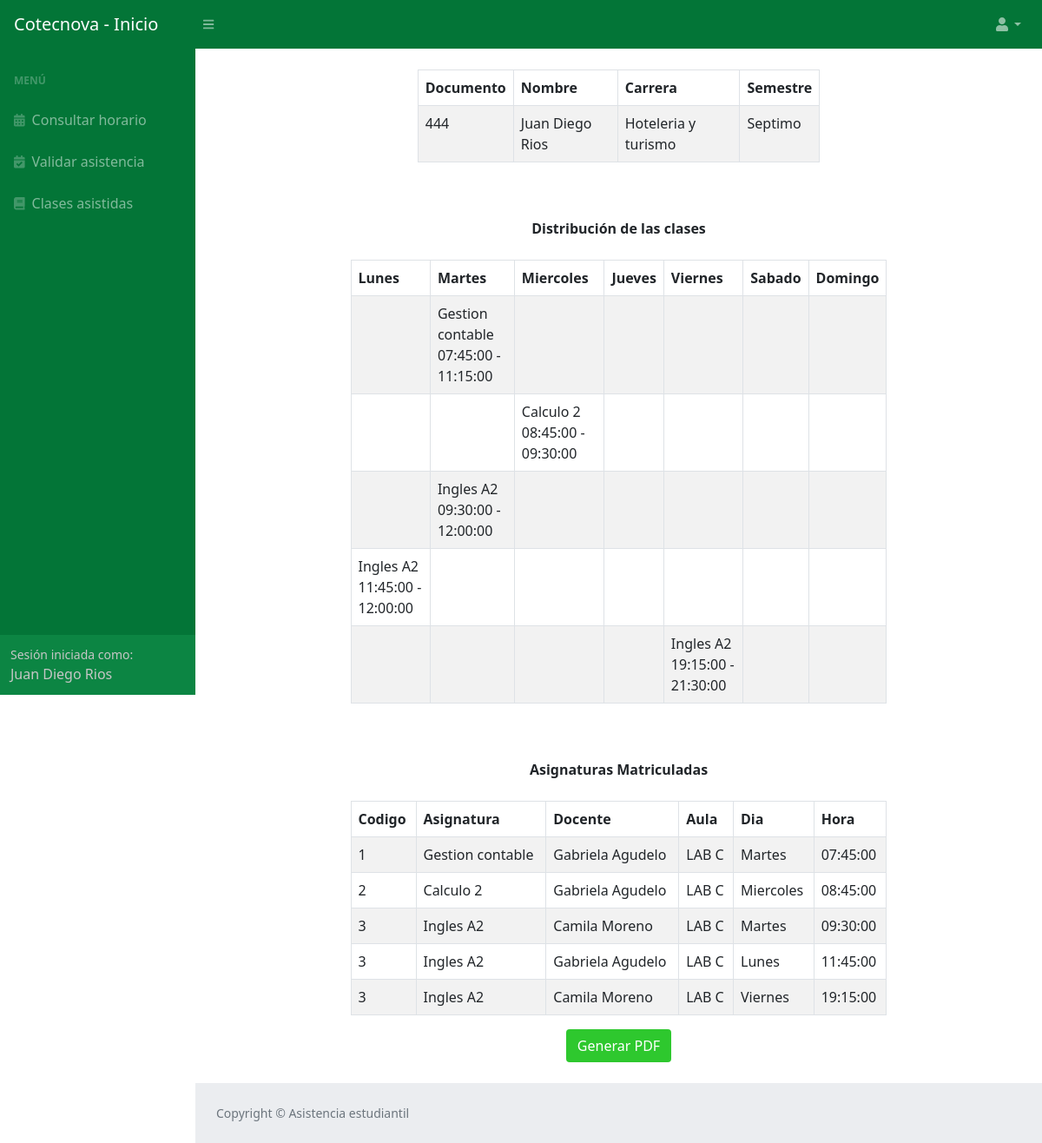
/consultar_horario.php (signed in), run on the app's committed database.
### tables this page shows
CREATE TABLE `estudiante` (
  `id_estudiante` int(11) NOT NULL COMMENT 'Identificador del estudiante',
  `documento` varchar(45) NOT NULL COMMENT 'Documento del estudiante',
  `nombres` varchar(45) NOT NULL COMMENT 'Nombres del estudiante',
  `apellidos` varchar(45) NOT NULL COMMENT 'Apellidos del estudiante',
  `jornada` varchar(45) NOT NULL COMMENT 'Jornada del estudiante',
  `semestre` varchar(45) NOT NULL COMMENT 'Semestre en el que se encuentra',
  `clave` varchar(45) NOT NULL COMMENT 'Clave del estudiante',
  `correo` varchar(255) NOT NULL COMMENT 'Correo el estudiante',
  `estado` int(11) NOT NULL COMMENT 'Activo o inactivo',
  `Carrera_id_carrera` int(11) NOT NULL COMMENT 'Id de la carrera que cursa',
  `tipo_usuario_id_tipo_usuario` int(11) NOT NULL COMMENT 'Id del tipo de usuario'
);

CREATE TABLE `carrera` (
  `id_carrera` int(11) NOT NULL COMMENT 'Id de la carrera',
  `nombre` varchar(45) NOT NULL COMMENT 'Nombre de la carrera',
  `estado` int(11) NOT NULL COMMENT 'Activa o inactiva'
);

CREATE TABLE `materia` (
  `id_materia` int(11) NOT NULL COMMENT 'Id de la materia',
  `nombre` varchar(45) NOT NULL COMMENT 'Nombre de la materia',
  `estado` int(11) NOT NULL COMMENT 'Activo o inactivo'
);

CREATE TABLE `docente` (
  `id_docente` int(11) NOT NULL COMMENT 'Identificador del docente',
  `documento` varchar(45) NOT NULL COMMENT 'Documento del docente',
  `nombres` varchar(45) NOT NULL COMMENT 'Nombres del docente\n\n',
  `apellidos` varchar(45) NOT NULL COMMENT 'Apellidos del docente',
  `clave` varchar(45) NOT NULL COMMENT 'Clave del docente',
  `correo` varchar(255) NOT NULL COMMENT 'Correo del docente',
  `tipo_usuario_id_tipo_usuario` int(11) NOT NULL COMMENT 'Tipo de usuario',
  `estado` int(11) NOT NULL COMMENT 'Activo o inactivo'
);

CREATE TABLE `aula` (
  `id_aula` int(11) NOT NULL COMMENT 'Id del aula',
  `nombre` varchar(45) NOT NULL COMMENT 'Nombre del aula',
  `estado` int(11) NOT NULL COMMENT 'Activa o inactiva'
);

CREATE TABLE `dias` (
  `id_dia` int(11) NOT NULL COMMENT 'Id el dia',
  `nombre` varchar(45) NOT NULL COMMENT 'Nombre del dia'
);

CREATE TABLE `clase` (
  `id_clase` int(11) NOT NULL COMMENT 'Id de la clase',
  `Dias_id_dia` int(11) NOT NULL COMMENT 'Id del dia',
  `hora` time NOT NULL COMMENT 'Hora de inicio de la clase',
  `horafin` time NOT NULL COMMENT 'Hora fin de la clase',
  `codigo` varchar(45) NOT NULL COMMENT 'Codigo de la clase',
  `Docente_id_docente` int(11) NOT NULL COMMENT 'Id del docente que la dara',
  `Aula_id_aula` int(11) NOT NULL COMMENT 'Id del aula en la que se vera',
  `Materia_id_materia` int(11) NOT NULL COMMENT 'Id de la materia que se vera',
  `Grupo_id_grupo` int(11) NOT NULL COMMENT 'Id del grupo asignado',
  `estado` int(11) NOT NULL COMMENT 'Estado de la clase'
);

### Modelo/MySQL.php (called while the page is built, shortened)
<?php
class MySQL{
    private $hostname  = "localhost";
    private $user = "root";
    private $password = "";
    private $database = "asistencia";
    private $conexion;
    public function conectar(){
        $this->conexion = mysqli_connect($this->hostname, $this->user, $this->password, $this->database);
    }
    public function efectuarConsulta($consulta){
        mysqli_query($this->conexion, "SET lc_time_names = 'es_ES'" );
        mysqli_query($this->conexion, "SET NAMES 'utf8'");
        mysqli_query($this->conexion, "SET CHARACTER 'utf8'");
       $this->resultadoConsulta = mysqli_query($this->conexion, $consulta);
        return $this->resultadoConsulta;
    }
}

### consultar_horario.php (the view, shortened to what this page needs)
<!DOCTYPE html>
<html lang="en">
<head>
    <link href="css/style2.css" rel="stylesheet" />
    <link href="css/styles.css" rel="stylesheet" />
</head>
<body class="sb-nav-fixed">
    <div id="container">
        <?php
        if (isset($_SESSION['tipousuario'])) {
            include("header_index.php");
        ?>
    </div>
    <?php
        require_once 'Modelo/MySQL.php';
        $mysql = new MySQL;
        $mysql->conectar();
        if (isset($_SESSION['idEstudiante'])) {
            $id_estudiante = $_SESSION['idEstudiante'];
            $datosestudiante = $mysql->efectuarConsulta("SELECT estudiante.id_estudiante, estudiante.documento, estudiante.nombres, estudiante.apellidos, estudiante.Carrera_id_carrera, estudiante.semestre, carrera.id_carrera, carrera.nombre from estudiante join carrera on estudiante.Carrera_id_carrera = carrera.id_carrera where estudiante.id_estudiante = " . $id_estudiante . "");
            while ($valores1 = mysqli_fetch_assoc($datosestudiante)) {
                $documento = $valores1['documento'];
                $nombres = $valores1['nombres'];
                $apellidos = $valores1['apellidos'];
                $carrera = $valores1['nombre'];
                $semestre = $valores1['semestre'];
            }
            $dhorario = $mysql->efectuarConsulta("SELECT estudiante.id_estudiante, clase.id_clase, clase.hora, clase.horafin, dias.id_dia, dias.nombre as nombredia, materia.nombre FROM estudiante JOIN grupo on estudiante.id_estudiante = grupo.Estudiante_id_estudiante join clase on clase.Grupo_id_grupo = grupo.id_grupo join materia on materia.id_materia = clase.Materia_id_materia join dias on dias.id_dia = clase.Dias_id_dia where estudiante.id_estudiante = " . $id_estudiante . " ORDER BY clase.hora, nombredia");
            $Amaterias = $mysql->efectuarConsulta("SELECT estudiante.id_estudiante, grupo.Estudiante_id_estudiante, materia.nombre as nombremateria, materia.id_materia, docente.nombres, docente.apellidos, aula.nombre as nombreaula, dias.nombre as nombredia, clase.hora FROM estudiante JOIN grupo on estudiante.id_estudiante = grupo.Estudiante_id_estudiante join clase on clase.Grupo_id_grupo = grupo.id_grupo join materia on materia.id_materia = clase.Materia_id_materia join docente on docente.id_docente = clase.Docente_id_docente join aula on aula.id_aula = clase.Aula_id_aula join dias on dias.id_dia = clase.Dias_id_dia where estudiante.id_estudiante = " . $id_estudiante . " order by clase.hora");
            $horario = [];
            while ($valores1 = mysqli_fetch_assoc($dhorario)) {
                $hora = $valores1['hora'];
                $horafin = $valores1['horafin'];
                if (!isset($horario[$hora])) {
                    $horario[$hora] = ['', '', '', '', '', '', ''];
                }
                $horario[$hora][$valores1['id_dia'] - 1] = $valores1['nombre'] . " " . $hora . " - " . $horafin;
            }
        }
        if ($_SESSION['tipousuario'] == 1) {
    ?>
    <br>
        <div id="layoutSidenav">
            <div id="layoutSidenav_content">
                <main>
                    <div class="container-fluid px-4">
                        <div class="row">
                            <center>
                                <div class="col-md-6 col-md-offset-3">
                                    <table id="" class="table table-striped table-bordered" style="width:100%">
                                        <thead>
                                            <tr>
                                                <th scope="col">Documento</th>
                                                <th scope="col">Nombre</th>
                                                <th scope="col">Carrera</th>
                                                <th scope="col">Semestre</th>
                                            </tr>
                                        </thead>
                                        <tbody>
                                            <tr>
                                                <td><?php echo $documento ?></td>
                                                <td><?php echo $nombres . " " . $apellidos ?></td>
                                                <td><?php echo $carrera ?></td>
                                                <td><?php echo $semestre ?></td>
                                            </tr>
                                        </tbody>
                                    </table>
                                </div>
                            </center>
                        </div>
                        <br><br>
                        <center>
                            <b>
                                <p class="mb-4">Distribuci&oacute;n de las clases</p>
                            </b>
                        </center>
                        <div class="row">
                            <center>
                                <div class="col-md-8 col-md-offset-3">
                                    <table id="" class="table table-striped table-bordered" style="width:100%">
                                        <thead>
                                            <tr>
                                                <th>Lunes</th>
                                                <th>Martes</th>
                                                <th>Miercoles</th>
                                                <th>Jueves</th>
                                                <th>Viernes</th>
                                                <th>Sabado</th>
                                                <th>Domingo</th>
                                            </tr>
                                        </thead>
                                        <tbody>
                                            <?php
                                            foreach ($horario as $hora => $dias) {
                                                echo "
                                                <tr>
                                                    <td>{$dias[0]}</td>
                                                    <td>{$dias[1]}</td>
                                                    <td>{$dias[2]}</td>
                                                    <td>{$dias[3]}</td>
                                                    <td>{$dias[4]}</td>
                                                    <td>{$dias[5]}</td>
                                                    <td></td>
                                                </tr>";
                                            }
                                            ?>
                                        </tbody>
                                    </table>
                                </div>
                            </center>
                        </div>
                        <br><br>
                        <center>
                            <b>
                                <p class="mb-4">Asignaturas Matriculadas</p>
                            </b>
                        </center>
                        <div class="row">
                            <center>
                                <div class="col-md-8 col-md-offset-3">
                                    <table id="" class="table table-striped table-bordered" style="width:100%">
                                        <thead>
                                            <tr>
                                                <th scope="col">Codigo</th>
                                                <th scope="col">Asignatura</th>
                                                <th scope="col">Docente</th>
                                                <th scope="col">Aula</th>
                                                <th scope="col">Dia</th>
                                                <th scope="col">Hora</th>
                                            </tr>
                                        </thead>
                                        <tbody>
                                            <tr>
                                                <?php
                                                while ($valores3 = mysqli_fetch_assoc($Amaterias)) {
                                                ?>
                                                <td><?php echo $valores3['id_materia'] ?></td>
                                                <td><?php echo $valores3['nombremateria'] ?></td>
                                                <td><?php echo $valores3['nombres'] . " " . $valores3['apellidos'] ?></td>
                                                <td><?php echo $valores3['nombreaula'] ?></td>
                                                <td><?php echo $valores3['nombredia'] ?></td>
                                                <td><?php echo $valores3['hora'] ?></td>
                                            </tr>
                                                <?php
                                                }
                                                ?>
                                        </tbody>
                                    </table>
                                </div>
                            </center>
                        </div>
                        <div class="text-center">
                            <a class="btn" style="background-color: #2EC82E;color: white" href='Reportes/materias_estudiante.php' role="button"><i class="mdi mdi-file-plus"></i>Generar PDF</a>
                        </div>
                        <br>
                    </div>
                </main>
                <footer class="py-4 bg-light mt-auto">
                    <div class="container-fluid px-4">
                        <div class="d-flex align-items-center justify-content-between small">
                            <div class="text-muted">Copyright &copy; Asistencia estudiantil</div>
                        </div>
                    </div>
                </footer>
            </div>
        </div>
    <?php
        }
        } else {
            header("refresh:0;url=login.php");
        }
    ?>
</body>
</html>

### data on the page
estudiante: documento "444", nombres "Juan Diego", apellidos "Rios", Carrera_id_carrera.nombre "Hoteleria y turismo", semestre "Septimo", materia.id_materia "1", materia.nombre "Gestion contable", docente.nombres "Gabriela", docente.apellidos "Agudelo", aula.nombre "LAB C", dias.nombre "Martes", clase.hora "07:45:00", materia.id_materia "2", materia.nombre "Calculo 2", dias.nombre "Miercoles", clase.hora "08:45:00", materia.id_materia "3", materia.nombre "Ingles A2", docente.nombres "Camila", docente.apellidos "Moreno", clase.hora "09:30:00", dias.nombre "Lunes", clase.hora "11:45:00", dias.nombre "Viernes", clase.hora "19:15:00"

### other printed values
$_SESSION['nombre'] "Juan Diego"
$_SESSION['apellido'] "Rios"
$dias[1] "Gestion contable 07:45:00 - 11:15:00"
$dias[2] "Calculo 2 08:45:00 - 09:30:00"
$dias[1] "Ingles A2 09:30:00 - 12:00:00"
$dias[0] "Ingles A2 11:45:00 - 12:00:00"
$dias[4] "Ingles A2 19:15:00 - 21:30:00"
